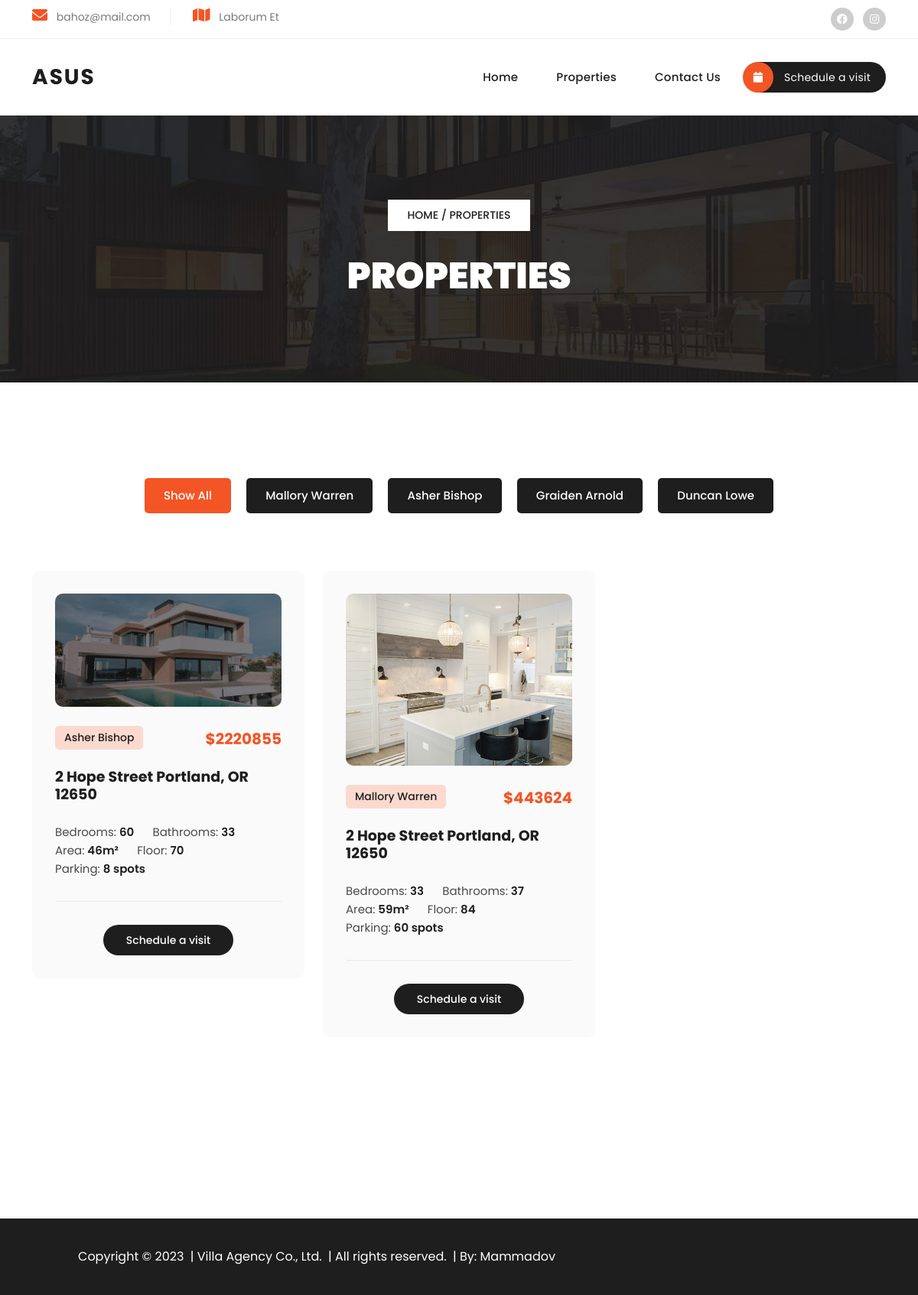
/properties/, run on an earlier commit of the app's database.
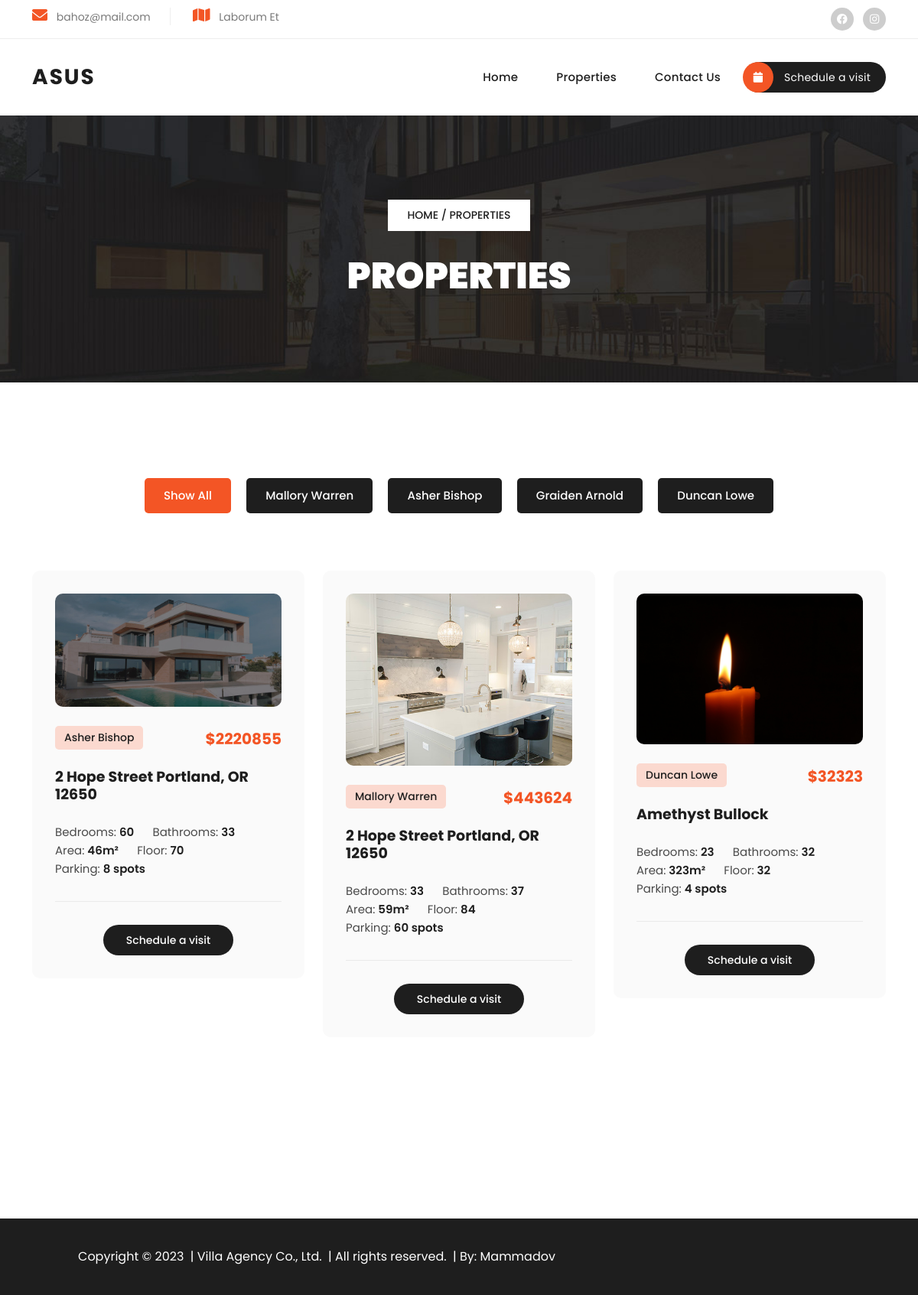
And on a later commit of the database.
### home/models.py (models this page shows, shortened)
class HeaderData(models.Model):
    logo = models.CharField(max_length=150)
    email = models.EmailField()
    number = models.CharField(max_length=50, validators=[phone_number_validator], verbose_name="Phone Number", help_text="Enter your phone number")
    location = models.CharField(max_length=250)

class Footer(models.Model):
    footer_text = RichTextField(config_name='awesome_ckeditor')
    class Meta:
        verbose_name_plural = "Footer Section"

### properties/models.py (models this page shows, shortened)
class Category(models.Model):
    name = models.CharField(max_length=250)
    def __str__(self):
        return self.name
    class Meta:
        verbose_name_plural = "Categories"

class Property(models.Model):
    image = models.ImageField(upload_to="Property Images/%Y/%m/%d", null=True)
    category = models.ForeignKey(Category, on_delete=models.SET_NULL, null=True)
    cost = models.BigIntegerField()
    location = models.ForeignKey(Location, on_delete=models.SET_NULL, null=True)
    number_of_rooms = models.IntegerField()
    bedrooms = models.IntegerField()
    bathrooms = models.IntegerField()
    area = models.IntegerField(verbose_name="Area(m²):")
    floor = models.IntegerField()
    parking_available = models.BooleanField()
    parking = models.IntegerField(verbose_name="Parking(spots)", null=True)
    contract = models.CharField(max_length=250)
    payment = models.CharField(max_length=250)
    safety = models.CharField(max_length=250)
    description = RichTextField()
    def get_absolute_url(self):
        return reverse("property_details", args=[self.category,self.location, self.id])
    class Meta:
        verbose_name_plural = "Properties"

class Location(models.Model):
    name = models.CharField(max_length=500)
    def __str__(self):
        return self.name

### properties/views.py (the view)
# urls.py: path("properties/", properties, name="properties"),
def properties(request):
    categories = Category.objects.all()
    properties_list = Property.objects.all()
    paginator = Paginator(properties_list, 12)
    page_number = request.GET.get('page', 1)
    properties = paginator.page(page_number)
    return render(request, "properties.html", locals())

### home/context_processors.py (called while the page is built)
def data(request):
    data = HeaderData.objects.first()
    platform_list = {i.platform: i.link for i in SocialMediaLink.objects.all()}
    return locals()

def footer(request):
    footer_info_text = Footer.objects.first().footer_text
    return locals()

### templates/properties.html (shortened to what this page needs)
{% extends "partials/base.html" %}
{% load thumbnail %}
{% block main %}
  {% include "partials/header.html" %}
  {% include "partials/navbar.html" %}
  <div class="page-heading header-text" >
    <div class="container">
      <div class="row">
        <div class="col-lg-12">
          <span class="breadcrumb"><a href="{% url 'home_page' %}">Home</a> / Properties</span>
          <h3>Properties</h3>
        </div>
      </div>
    </div>
  </div>
  {% if properties %}
    <div class="section properties">
      <div class="container">
        <ul class="properties-filter">
          <li>
            <a class="is_active" href="#!" data-filter="*">Show All</a>
          </li>
          {% for category in categories %}
            <li>
              <a href="#!" data-filter=".{{ category.name|slugify }}">{{ category.name }}</a>
            </li>
          {% endfor %}
        </ul>
        <div class="row properties-box">
          {% for property in properties %}
            <div class="col-lg-4 col-md-6 align-self-center mb-30 properties-items col-md-6 {{ property.category.name|slugify }}">
              <div class="item">
                <a href="{{ property.get_absolute_url }}"><img src="{% thumbnail property.image 236x175 %}" alt=""></a>
                <span class="category">{{ property.category.name }}</span>
                <h6>${{property.cost}}</h6>
                <h4><a href="property-details.html">{{ property.location }}</a></h4>
                <ul>
                  <li>Bedrooms: <span>{{ property.bedrooms }}</span></li>
                  <li>Bathrooms: <span>{{ property.bathrooms }}</span></li>
                  <li>Area: <span>{{ property.area }}m²</span></li>
                  <li>Floor: <span>{{ property.floor }}</span></li>
                  <li>Parking: <span>{{ property.parking }} spots</span></li>
                </ul>
                <div class="main-button">
                  <a href="property-details.html">Schedule a visit</a>
                </div>
              </div>
            </div>
          {% endfor %}
        </div>
        <div class="row">
          <div class="col-lg-12">
          </div>
        </div>
      </div>
    </div>
  {% else %}
    Not Properties yet
  {% endif %}
  {% include "partials/footer.html" %}
{% endblock main %}

### templates/partials/base.html (shortened to what this page needs)
<!DOCTYPE html>
<html lang="en">
  <head>
    <link href="/static/vendor/bootstrap/css/bootstrap.min.css" rel="stylesheet">
    <link rel="stylesheet" href="/static/assets/css/fontawesome.css">
    <link rel="stylesheet" href="/static/assets/css/templatemo-villa-agency.css">
    <link rel="stylesheet" href="/static/assets/css/owl.css">
    <link rel="stylesheet" href="/static/assets/css/animate.css">
    <link rel="stylesheet"href="https://unpkg.com/swiper@7/swiper-bundle.min.css"/>
  </head>
  <body>
    {% block main %}{% endblock main %}
  </body>
</html>

### templates/partials/header.html (shortened to what this page needs)
<div class="sub-header">
    <div class="container">
      <div class="row">
        <div class="col-lg-8 col-md-8">
          <ul class="info">
            <li><i class="fa fa-envelope"></i> {{ data.email }}</li>
            <li><i class="fa fa-map"></i> {{ data.location }}</li>
          </ul>
        </div>
        <div class="col-lg-4 col-md-4">
          <ul class="social-links">
            {% if "Facebook" in platform_list %}
              <li><a href="{{ platform_list.Facebook }}"><i class="fab fa-facebook"></i></a></li>
            {% endif %}
            {% if "Instagram" in platform_list %}
              <li><a href="{{ platform_list.Instagram }}"><i class="fab fa-instagram"></i></a></li>
            {% endif %}
          </ul>
        </div>
      </div>
    </div>
</div>

### templates/partials/navbar.html (shortened to what this page needs)
  <header class="header-area header-sticky">
    <div class="container">
        <div class="row">
            <div class="col-12">
                <nav class="main-nav">
                    <a href="{% url "home_page" %}" class="logo">
                        <h1>{{ data.logo }}</h1>
                    </a>
                    <ul class="nav">
                      <li><a href="{% url "home_page" %}" {% if is_home_page %}class="active"{% endif %} >Home</a></li>
                      <li><a href="{% url "properties" %}">Properties</a></li>
                      <li><a href="{% url "contact_us" %}">Contact Us</a></li>
                      <li><a href="#"><i class="fa fa-calendar"></i> Schedule a visit</a></li>
                  </ul>
                </nav>
            </div>
        </div>
    </div>
  </header>

### templates/partials/footer.html (shortened to what this page needs)
<footer>
    <div class="container">
      <div class="col-lg-8">
        {{ footer_info_text|safe }}
      </div>
    </div>
  </footer>

What changed in the data, as far as the page shows it:
added Property: image (picture), category.name "Duncan Lowe", cost "32323", location "Amethyst Bullock", bedrooms "23", bathrooms "32", area "323", floor "32", parking "4"
